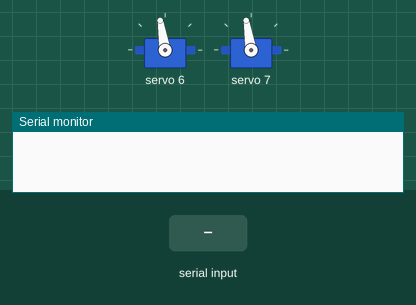
Recording of a sketch running on a simulated Arduino Uno, built with avr-gcc and run on an emulated ATmega328P. Shown: 2 × servo, the last lines printed to the serial monitor. Inputs (shaded band) come from the test bench.

Above: at 1.2 s.
1.3 s: "90,45\n" received over Serial
At 1.8 s:
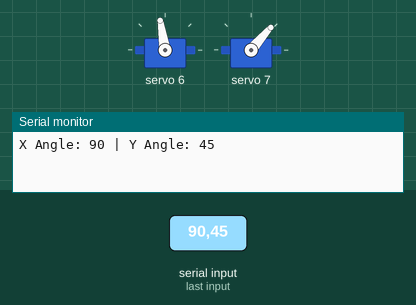
2.8 s: "30,150\n" received over Serial
At 4.0 s:
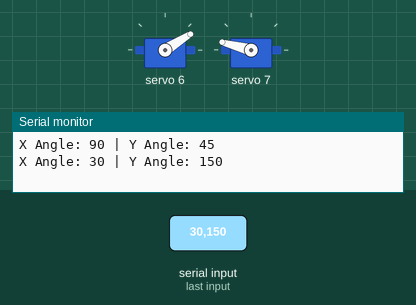
4.3 s: "1,90\n" received over Serial
At 5.3 s:
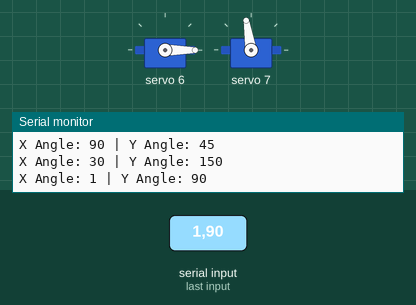
Timing chart, 0 to 7.3 s (numbered marks = the images above; inputs shaded):
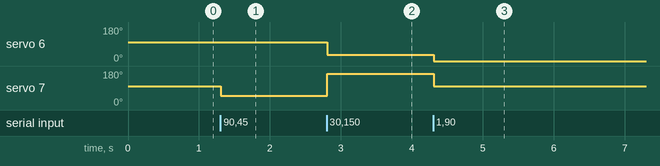

Measured:
- after the input at 1.3 s, servo 7: 99° → 49° at once
- after the input at 2.8 s, servo 6: 99° → 32° at once; servo 7: 49° → 165° at once
- after the input at 4.3 s, servo 6: 32° → 0° at once; servo 7: 165° → 99° at once

The sketch:

catmovement.ino
```cpp
#include <Wire.h>
#include <Adafruit_PWMServoDriver.h>

Adafruit_PWMServoDriver pwm = Adafruit_PWMServoDriver();

#define SERVO_FREQ 50
#define NUM_SERVOS 2
#define MIN 110
#define MAX 530

String inputString = "";
boolean stringComplete = false;
int xAngle = 90;  // Default center position
int yAngle = 90;  // Default center position

uint16_t angleToPulse(int servo, float angle) {
    return map(angle, 0, 180, MIN, MAX);
}

void setup() {
    Serial.begin(9600);
    Wire.begin();

    pwm.begin();
    pwm.setPWMFreq(SERVO_FREQ);

    // Initialize servos to center position
    pwm.setPWM(6, 0, angleToPulse(6, 90));
    pwm.setPWM(7, 0, angleToPulse(7, 90));
}

void loop() {
    // Read serial input
    while (Serial.available()) {
        char inChar = (char)Serial.read();
        if (inChar == '\n') {
            stringComplete = true;
        } else {
            inputString += inChar;
        }
    }

    // Process the received angles
    if (stringComplete) {
        // Parse the comma-separated values
        int commaIndex = inputString.indexOf(',');
        if (commaIndex != -1) {
            xAngle = inputString.substring(0, commaIndex).toInt();
            yAngle = inputString.substring(commaIndex + 1).toInt();

            // Constrain angles to prevent servo overtravel
            xAngle = constrain(xAngle, 0, 180);
            yAngle = constrain(yAngle, 0, 180);

            // Move servos
            pwm.setPWM(6, 0, angleToPulse(6, xAngle));
            pwm.setPWM(7, 0, angleToPulse(7, yAngle));

            // Debug output
            Serial.print("X Angle: "); Serial.print(xAngle);
            Serial.print(" | Y Angle: "); Serial.println(yAngle);
        }

        // Clear the string for next input
        inputString = "";
        stringComplete = false;
    }

    delay(1); // Small delay for smooth movement
}
```
